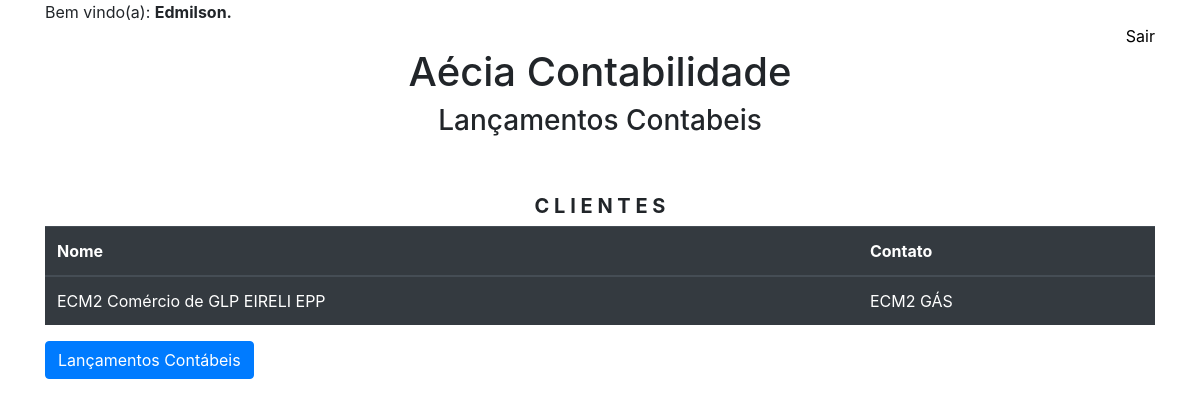
Page / (signed in) on the earlier database version.
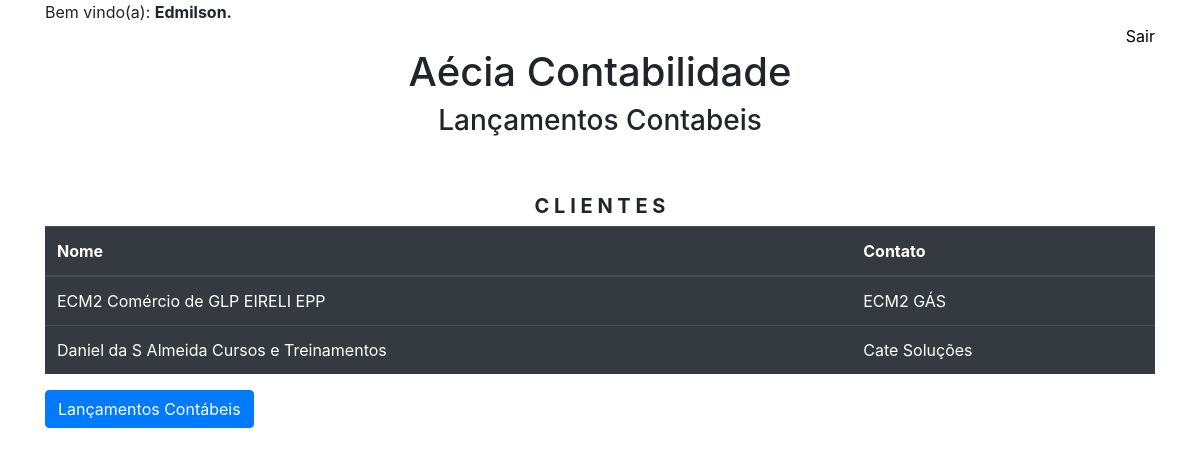
Same page on the later database version.
### core/models.py (models this page shows, shortened)
class Clientes(models.Model):
    nome = models.CharField('Nome', max_length=200)
    contato = models.CharField('Contato', max_length=100)
    class Meta:
        verbose_name = 'Cliente'
        verbose_name_plural = 'Clientes'

### core/views.py (the view, shortened to what this page needs)
# urls.py: path('', index, name='index'),
def index(request):
    if str(request.user) != 'AnonymousUser':
        usuario = request.user.first_name
        clientes = Clientes.objects.all()
        context = {
            'logado': usuario,
            'acesso': 'Sair',
            'titulo1': 'Aécia Contabilidade',
            'titulo2': 'Lançamentos Contabeis',
            'titulo3': 'C L I E N T E S',
            'cabecalho1': 'Nome',
            'cabecalho2': 'Contato',
            'clientes': clientes,
        }
        return render(request, 'index.html', context)

### core/templates/index.html (shortened to what this page needs)
{% load bootstrap4 %}
{% load static %}
<!DOCTYPE html>
<html lang="pt-br">
<head>
    {% bootstrap_css %}
    <link href="{% static 'css/styles.css' %}" rel="stylesheet">
</head>
<body>
    <div class="container">
        <div style="text-align:left"><span>Bem vindo(a): <b>{{ logado }}.</b></span></div>
        {% if acesso == 'Entrar' %}
            <div style="text-align:right"><a style="color:black" href="admin\">{{ acesso }}</a></div>
        {% else %}
            <div style="text-align:right"><a style="color:black" href="/admin/logout/">{{ acesso }}</a></div>
        {% endif %}
        <center>
            <h1>{{ titulo1 }}</h1>
            <h3>{{ titulo2 }}</h3>
            <br><br>
            <h5><b>{{ titulo3 }}</b></h5>
            <table class="table table-dark table-hover">
                <thead>
                    <tr>
                        <th scope="col">{{ cabecalho1 }}</th>
                        <th scope="col">{{ cabecalho2 }}</th>
                    </tr>
                </thead>
                <tbody>
                    {% for cliente in clientes %}
                        <tr>
                            <td scope="row"><a style="color:white" href="{% url 'cliente' cliente.id %}">{{ cliente.nome }}</a></td>
                            <td scope="row">{{ cliente.contato }}</td>
                        </tr>
                    {% endfor %}
                </tbody>
            </table>
        </center>
        {% if acesso != 'Entrar' %}
            <button type="button" class="btn btn-primary">
                <a style="color:white" href="\lancamentos">Lançamentos Contábeis</a>
            </button>
        {% endif %}
    </div>
</body>
</html>

Differences in the rows shown:
added Clientes: nome "Daniel da S Almeida Cursos e Treinamentos", contato "Cate Soluções"
